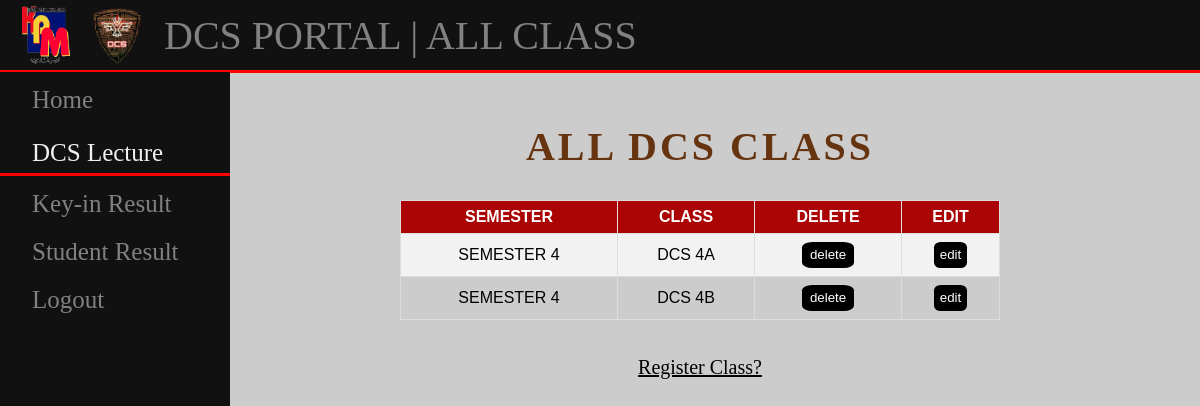
The page /finalpro/view_class on the database its author committed.
### project/models.py (models this page shows)
class Lecture(models.Model):
    lecture=models.CharField(max_length=6, primary_key=True)
    semester=models.CharField(max_length=20, default="INDUSTRIAL TRAINING")

### project/views.py (the view)
# urls.py: path('view_class', views.view_class, name='view_class'),
def view_class(request):
    allclass = Lecture.objects.all()
    context = {'allclass': allclass}
    return render(request, 'view_class.html', context)

### project/templates/view_class.html (shortened to what this page needs)
<!DOCTYPE html>
<html lang="en">
<head>
</head>
<body>
  {% load static %}
<div class="header">
  <div class="logo1">
    <img src="{% static "media/Logo_kpm.png" %}" width="70" height="70">
  </div>
  <div class="logo2">
    <img src="{% static "media/dcs.png" %}" width="70" height="70">
  </div>
  <div class="title">DCS PORTAL | ALL CLASS</div>
</div>
    <div class="sidenav">
        <a href="{% url 'index' %}">Home</a>
        <div class="nav2">
        <a href="{% url 'view_class' %}">DCS Lecture</a>
        </div>
        <a href="{% url 'keyin' %}">Key-in Result</a>
        <a href="{% url 'search_class' %}">Student Result</a>
        <a href="{% url 'login' %}">Logout</a>
      </div>
<div class="main">
  <center>
    <h1>ALL DCS CLASS</h1>
    <table>
        <tr>
            <th><strong>SEMESTER</strong></th>
            <th><strong>CLASS</strong></th>
            <th><strong>DELETE</strong></th>
            <th><strong>EDIT</strong></th>
        </tr>
        {% for data in allclass %}
        <tr>
            <td>{{ data.semester }}</td>
            <td>{{ data.lecture }}</td>
            <td><button><a href="{% url 'delete_class' data.lecture %}">delete</a></button></td>
            <td><button><a href="{% url 'update_class' data.lecture %}">edit</a></button></td>
        </tr>
        {% endfor %}
    </table>
    <br><br>
    <div class="add">
    <a href="{% url 'add_class' %}">Register Class?</a>
  </div>
    </center>
</div>
</body>
</html>

### project/templates/view_class.html (style rules this page uses)
body { background-color: #ccc; font-family:calibri; margin: 0; padding: 0; }
h1 { color: rgb(103, 52, 16); text-align: center; letter-spacing: 3px; font-size: 40px; margin-top: 5%; margin-bottom: 3%; }
table { font-family: Arial; border-collapse: collapse; width: 60%; text-align: center; }
table td, table th { border: 1px solid #ddd; padding: 8px; }
table tr:nth-child(even) { background-color: #f2f2f2; }
table th { padding-top: 7px; padding-bottom: 7px; text-align: center; background-color: #aa0404; color: white; }
button { background-color: black; padding: 5px 0px 6px 0px; border: none; cursor: pointer; width: 40%; border-radius: 20%; }
a { text-decoration: none; color: white; }
.add a { font-size: 20px; color: black; text-decoration: underline; }
.header { width: 100%; height: 70px; background-color: #111;border-bottom: 3px solid red; }
.logo1 { float: left; margin-left: 1%; }
.logo2 { float: left; padding-right: 1%; }
.title { float: left; margin-top: 1%; color: #818181; font-size: 40px; }
.nav2 { padding-top: 5px; }
.sidenav { height: 100%; width: 230px; position: fixed; z-index: 1; top: 0; left: 0; background-color: #111; overflow-x: hidden; margin-top: 72px; }
.sidenav a { padding: 6px 6px 6px 32px; text-decoration: none; font-size: 25px; color: #818181; display: block ; margin-top: 8px; }
.nav2 a { border-bottom: 3px solid red; color: #f1f1f1; }
.main { margin-left: 200px; }

### rows shown on the page
Lecture: semester "SEMESTER 4", lecture "DCS 4A"
Lecture: semester "SEMESTER 4", lecture "DCS 4B"
